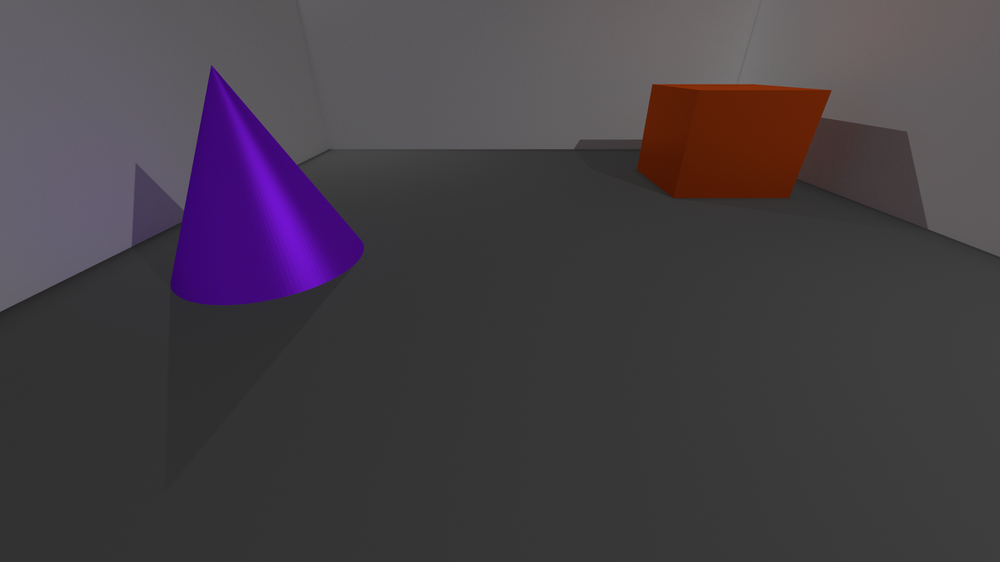
#> input picture Archive/Experiments/Sid/Travis/left.png, 1000 x 562 px, shrunk from 1920 x 1080 before the run
$ python stereo_textbook.py   (older library calls are emulated)
#> lines starting #> are read from the running program, lines starting #| are printed output that depends on the picture
from PIL import Image
from numpy import *
from scipy.ndimage import filters

# taken from pdf, page 122
def plane_sweep_ncc(im_l,im_r,start,steps,wid):
	""" Find disparity image using normalized cross-corelation """
	m,n = im_l.shape

	# arrays to hold different sums
	mean_l = zeros((m,n))
	mean_r = zeros((m,n))
	s = zeros((m,n))
	s_l = zeros((m,n))
	s_r = zeros((m,n))

	# array to hold depth planes
	dmaps = zeros((m,n,steps))

	# compute mean of patch
	filters.uniform_filter(im_l,wid,mean_l)
	filters.uniform_filter(im_r,wid,mean_r)

	# normalized images
	norm_l = im_l - mean_l
	norm_r = im_r - mean_r

	# try different disparities
	for displ in range(steps):
		# move left image to the right, compute sums
		filters.uniform_filter(roll(norm_l,-displ-start)*norm_r,wid,s) # sum nominator
		filters.uniform_filter(roll(norm_l,-displ-start)*roll(norm_l,-displ-start),wid,s_l)
		filters.uniform_filter(norm_r*norm_r,wid,s_r) # sum denominator

		# store ncc scores
		dmaps[:,:,displ] = s/sqrt(s_l*s_r)

	# pick best depth for each pixel
	return argmax(dmaps,axis=2)

leftImage = array(Image.open('left.png').convert('L'),'f')
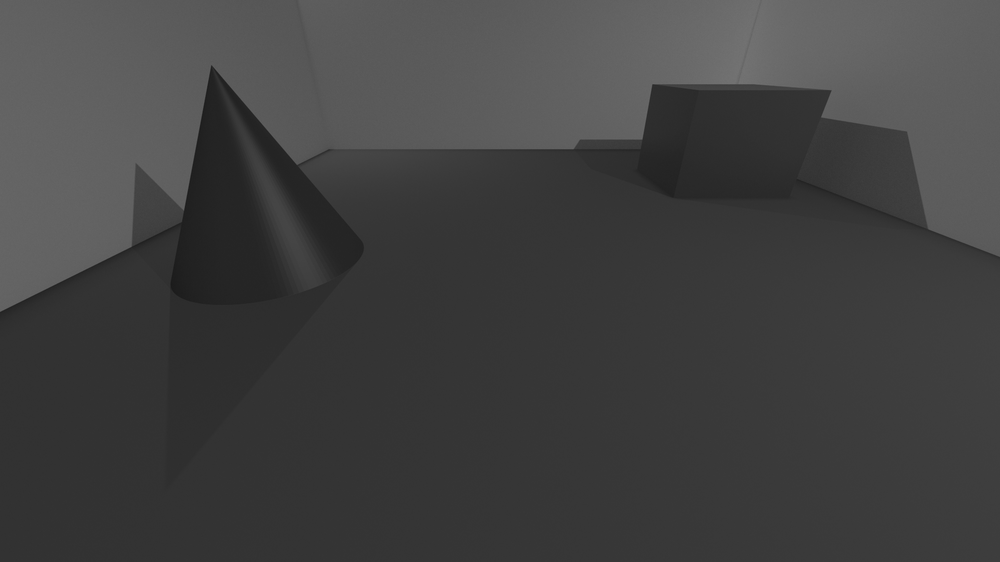
#> leftImage: shape (562, 1000) float32; min 26, max 116, mean 65.4
rightImage = array(Image.open('right.png').convert('L'),'f')
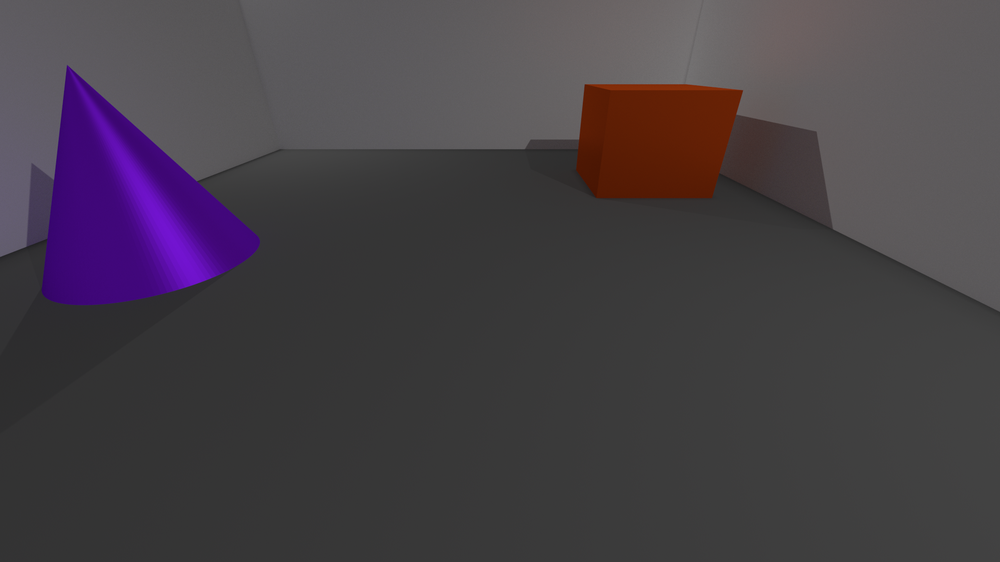
#> input picture Archive/Experiments/Sid/Travis/right.png, 1000 x 562 px, shrunk from 1920 x 1080 before the run
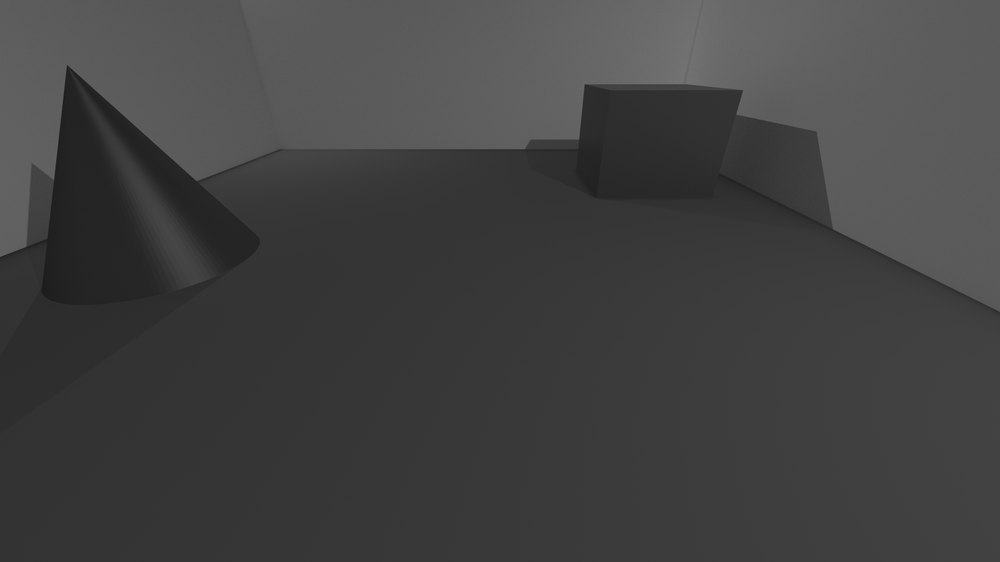
#> rightImage: shape (562, 1000) float32; min 27, max 116, mean 65.9

steps = 24
start = 8
wid = 18

res = plane_sweep_ncc(leftImage,rightImage,start,steps,wid)
#> in plane_sweep_ncc, `norm_l = im_l - mean_l`:
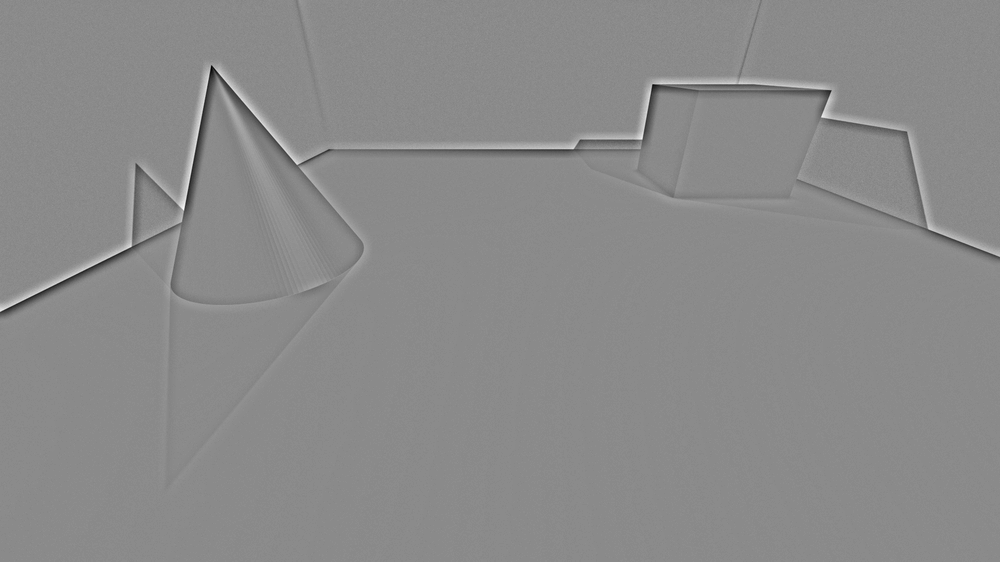
#> norm_l: shape (562, 1000) float64; min -46.19, max 38.68, mean 0; drawn with min black and max white
#> in plane_sweep_ncc, `norm_r = im_r - mean_r`:
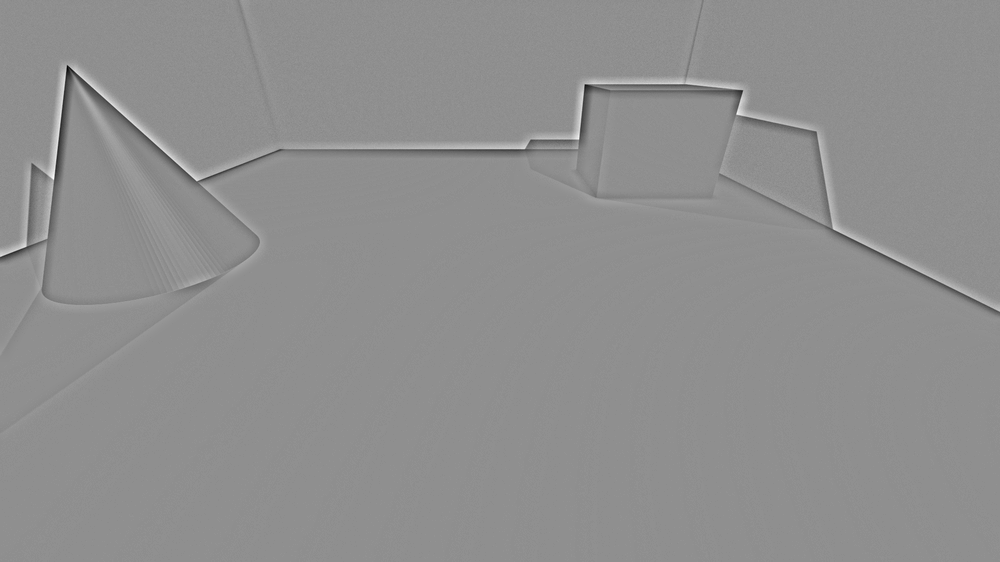
#> norm_r: shape (562, 1000) float64; min -49.29, max 38.36, mean 0; drawn with min black and max white
#> in plane_sweep_ncc, `return argmax(dmaps,axis=2)`:
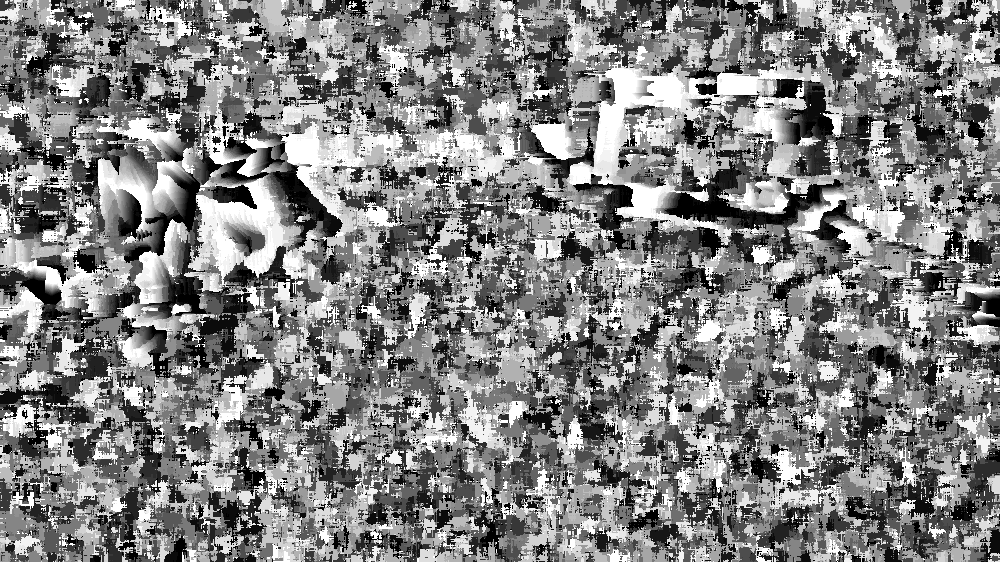
#> returned value: shape (562, 1000) int64; min 0, max 23, mean 11.8; drawn with min black and max white

import scipy.misc
scipy.misc.imsave('depth.png',res)
